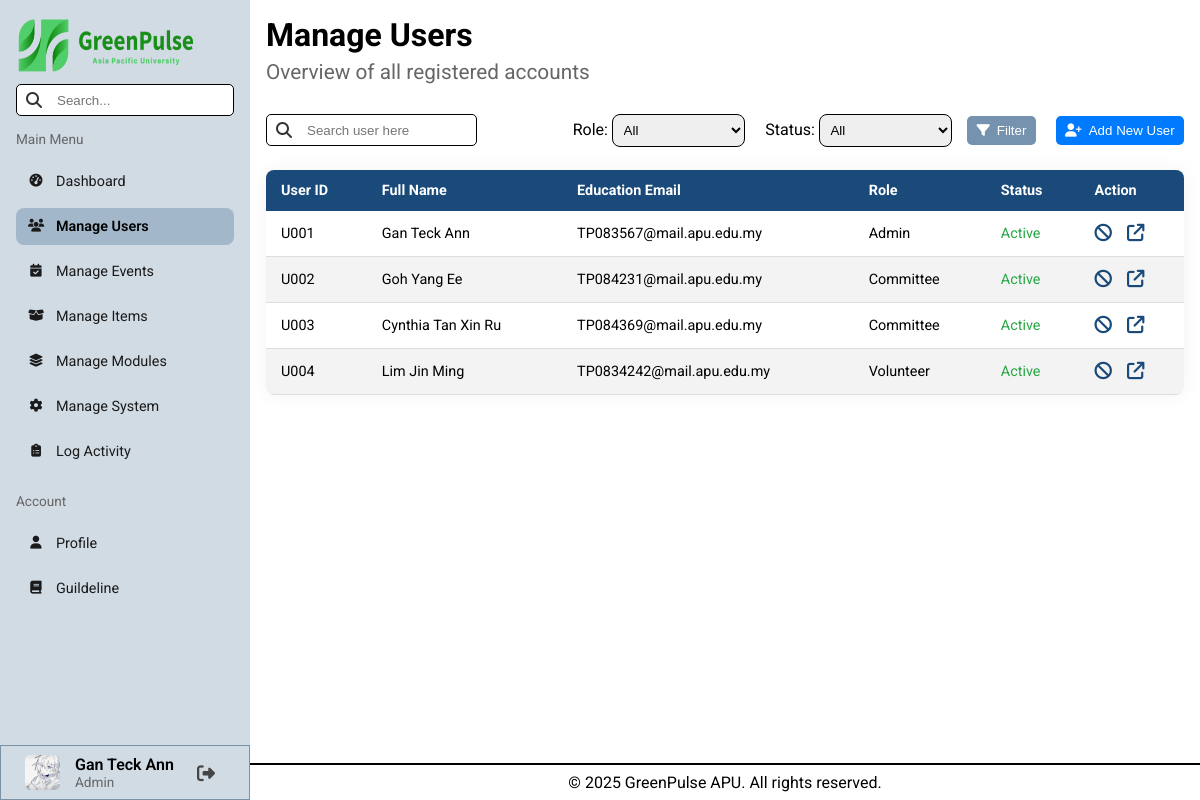
/pages/admin/manageUsers.php (signed in), run on an earlier commit of the app's database.
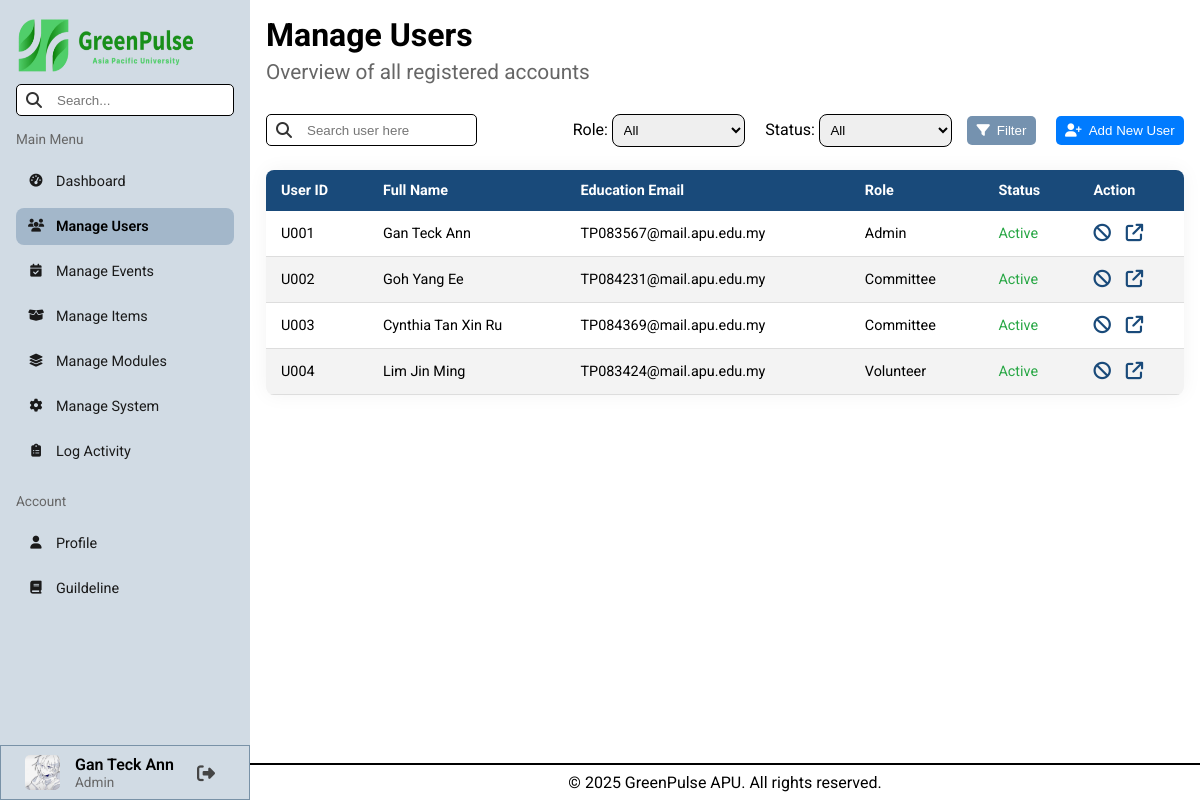
And on a later commit of the database.
### tables this page shows
CREATE TABLE `users` (
  `user_id` varchar(8) NOT NULL,
  `name` varchar(100) NOT NULL,
  `nationality` varchar(50) DEFAULT NULL,
  `gender` char(1) DEFAULT NULL,
  `date_of_birth` date NOT NULL,
  `contact_number` varchar(12) NOT NULL,
  `education_email` varchar(50) NOT NULL,
  `course_name` varchar(255) NOT NULL,
  `registration_date` date NOT NULL,
  `password` varchar(255) NOT NULL,
  `safety_question_1` varchar(150) DEFAULT NULL,
  `answer_1` varchar(150) DEFAULT NULL,
  `safety_question_2` varchar(150) DEFAULT NULL,
  `answer_2` varchar(150) DEFAULT NULL,
  `green_points` int(11) DEFAULT 0,
  `total_earned` int(11) DEFAULT 0,
  `avatar` varchar(255) DEFAULT NULL,
  `role` varchar(50) NOT NULL,
  `last_login` datetime DEFAULT NULL,
  `account_status` varchar(50) NOT NULL DEFAULT 'Active'
);

### backend/sessionData.php (called while the page is built, shortened)
<?php
    $userID = $_SESSION["userID"];
    $userName = $_SESSION["userName"];
?>

### pages/admin/manageUsers.php (the view, shortened to what this page needs)
<?php
    include("../../conn.php");
    include("../../backend/sessionData.php");
    $sql = "SELECT * FROM users";
    $result = mysqli_query($conn, $sql);
?>
<!DOCTYPE html>
<html lang="en">
    <head>
        <link rel="stylesheet" href="../../styles/admin.css">
        <?php include("library.php") ?>
    </head>
    <body>
        <?php include("header.php"); ?>
        <main class="search-area">
            <h1>Manage Users</h1>
            <h2 class="page-subTitle">Overview of all registered accounts</h2>
            <div class="action-bar" style="margin: 1em 0;">
                <form action="" method="GET">
                    <div class="table-search-box">
                        <input type="text" name="target" placeholder="Search user here">
                    </div>
                </form>
                <form action="" method="GET" class="select-container">
                    <div class="select-boxs">
                        <div>
                            <label for="role">Role: </label>
                            <select name="txtRole" id="role">
                                <option value="">All</option>
                            </select>
                        </div>
                        <div>
                            <label for="status">Status: </label>
                            <select name="txtStatus" id="status">
                                <option value="">All</option>
                            </select>
                        </div>
                    </div>
                    <div class="action-btns">
                        <button name="btnFilter" type="submit" value="Filter" class="filter-btn">
                            <i class="fa-solid fa-filter"></i>
                            <p>Filter</p>
                        </button>
                        <button type="button" class="addNewUser-btn">
                            <a href="addNewUser.php">
                                <i class="fa-solid fa-user-plus"></i>
                                <p>Add New User</p>
                            </a>
                        </button>
                    </div>
                </form>
            </div>
            <?php
                $users = array();
                while ($row = mysqli_fetch_assoc($result)) {
                    $users[] = $row;
                }
            ?>
            <div class="flex-container desktop-table" style="margin: 1em 0;">
                <table>
                    <thead>
                        <tr>
                            <th>User ID</th>
                            <th>Full Name</th>
                            <th>Education Email</th>
                            <th>Role</th>
                            <th>Status</th>
                            <th>Action</th>
                        </tr>
                    </thead>
                    <tbody>
                        <?php
                            foreach ($users as $row):
                                $textColor = "";
                                $icon = "";
                                $nextStatus = "";
                                if ($row["account_status"] === "Active") {
                                    $icon = "<i class='fa-solid fa-ban'></i>";
                                    $textColor = "#28a745";
                                    $nextStatus = "Inactive";
                                }
                                elseif ($row["account_status"] === "Inactive") {
                                    $icon = "<i class='fa-solid fa-undo'></i>";
                                    $textColor = "#dc3545";
                                    $nextStatus = "Active";
                                }
                                $title = $nextStatus;
                                echo '<tr>
                                        <td>' . $row['user_id'] . '</td>
                                        <td>' . $row['name'] . '</td>
                                        <td>' . $row['education_email'] . '</td>
                                        <td>' . ucwords($row['role']) . '</td>
                                        <td style="color:' . $textColor . '">' . $row['account_status'] . '</td>
                                        <td>
                                            <div class="action-container">
                                                <form action="" method="GET">
                                                    <input type="hidden" name="target_userID" value="' . $row['user_id'] . '">
                                                    <input type="hidden" name="next_status" value="' . $nextStatus . '">
                                                    <button name="btnChangeStatus" type="submit" class="action-btn" title="'. $title .'">
                                                        ' . $icon . '
                                                    </button>
                                                </form>
                                                <a href="viewUserProfile.php?id=' . $row['user_id'] . '" class="action-btn" title="View">
                                                    <i class="fa-solid fa-arrow-up-right-from-square"></i>
                                                </a>
                                            </div>
                                        </td>
                                    </tr>';
                            endforeach;
                        ?>
                    </tbody>
                </table>
            </div>
        </main>
        <?php include("footer.php"); ?>
    </body>
</html>

### pages/admin/library.php (shortened to what this page needs)
<link rel="stylesheet" href="https://cdnjs.cloudflare.com/ajax/libs/font-awesome/6.4.0/css/all.min.css">
<link rel="stylesheet" href="https://cdnjs.cloudflare.com/ajax/libs/toastr.js/latest/toastr.min.css">

### pages/admin/header.php (shortened to what this page needs)
<?php
    $sql_userInfo = "SELECT avatar FROM users WHERE user_id = '$userID'";
    $result_userInfo = mysqli_query($conn, $sql_userInfo);
    $data_userInfo = mysqli_fetch_assoc($result_userInfo);
    $avatar = $data_userInfo["avatar"] ?? "src/avatars/default.png";
?>
<aside id="sidebar">
    <img src="../../src/elements/logo_horizontal.png" alt="Logo" width="180rem" height="60rem" class="desktop_logo">
    <div class="search-box">
        <input type="text" id="txtSearchInput" placeholder="Search...">
    </div>
    <p class="sidebar-subTitle">Main Menu</p>
    <div class="nav-pages">
        <a id="dashboard" href="../../pages/admin/index.php">
            <i class="fa-solid fa-gauge-high"></i> Dashboard
        </a>
        <a id="manageUsers" href="../../pages/admin/manageUsers.php">
            <i class="fa-solid fa-users"></i> Manage Users
        </a>
        <a id="manageEvents" href="../../pages/admin/manageEvents.php">
            <i class="fa-solid fa-calendar-check"></i> Manage Events
        </a>
        <a id="manageItems" href="#">
            <i class="fa-solid fa-box-open"></i> Manage Items
        </a>
        <a id="manageModules" href="#">
            <i class="fa-solid fa-layer-group"></i> Manage Modules
        </a>
        <a id="ManageSystem" href="#">
            <i class="fa-solid fa-gear"></i> Manage System
        </a>
        <a id="logActivity" href="#">
            <i class="fa-solid fa-clipboard-list"></i> Log Activity
        </a>
    </div>
    <p class="sidebar-subTitle">Account</p>
    <div class="nav-pages">
        <a id="profile" href="#">
            <i class="fa-solid fa-user"></i> Profile
        </a>
        <a id="guildeline" href="#">
            <i class="fa-solid fa-book"></i> Guildeline
        </a>
    </div>
    <div class="user-info-section">
        <img src="../../<?php echo $avatar ?>" alt="user_avatar" width="35px" height="35px">
        <div class="user-info-box">
            <p class="name"> <?php echo $userName ?? "Unknown User" ?> </p>
            <p class="role">Admin</p>
        </div>
        <form action="../../backend/logoutRedirect.php" method="POST" class="logout-form">
            <button type="submit" class="logout-btn" title="Logout">
                <i class="fa-solid fa-right-from-bracket"></i>
            </button>
        </form>
    </div>
</aside>

### pages/admin/footer.php
<footer>
    <p>&copy; 2025 GreenPulse APU. All rights reserved.</p>
</footer>

### styles/admin.css (style rules this page uses)
body { min-height: 100vh; display: grid; grid-template-columns: 250px 1fr; grid-template-rows: 1fr auto; grid-template-areas: "sidebar main" "sidebar footer"; }
aside { grid-area: sidebar; padding: 1em; background-color: #d1dbe4; top: 0; position: sticky; align-self: start; height: 100vh; z-index: 1000; display: flex; flex-direction: column; }
main { grid-area: main; padding: 1em; }
footer { grid-area: footer; padding: 0.5em; display: flex; justify-content: center; align-items: center; border-top: 2px black solid; }
footer p { margin: 0; }
.search-box { margin: 0.5em 0; position: relative; }
.search-box input, .table-search-box input { width: 100%; height: 2rem; padding: 10px 15px 10px 40px; border-radius: 5px; border: none; outline: none; border: 1px black solid; }
.nav-pages { display: flex; flex-direction: column; margin: 1em 0; gap: 0.5em; }
.nav-pages a, .nav-pages i { color: #1a1a1a; font-size: 0.9em; }
.nav-pages a { text-decoration: none; display: flex; align-items: center; padding: 10px 10px; border-radius: 8px; transition: all 0.3s ease; }
.nav-pages i { margin-right: 10px; width: 20px; text-align: center; }
.nav-pages a.active { background-color: #a3b7ca; font-weight: 600; color: #000; }
.user-info-section { margin: auto -1em -1em -1em; border: 1.5px #7992a7 solid; height: 55px; width: 250px; align-self: flex-end; display: flex; flex-direction: row; align-items: center; padding: 0 0 0 1.5em; gap: 15px; }
.user-info-section img { border-radius: 5px; }
.user-info-section .user-info-box .name { font-size: 1em; font-weight: 600; }
.user-info-section .user-info-box .role { font-size: 0.85em; color: #666; }
.logout-form { margin: 0; padding-left: 0.2em; display: flex; }
.logout-btn { background: none; border: none; padding: 5px; cursor: pointer; font-size: 18px; color: #454545; transition: 0.3s; display: flex; align-items: center; }
.sidebar-subTitle { margin-top: 0.5em; font-size: 0.85em; color: #666; }
.page-subTitle { padding: 0.3em 0; color: #666; font-weight: 400; font-size: 1.3em; }
.flex-container { display: flex; flex-direction: column; justify-content: center; align-items: center; }
.item-chart select, .select-boxs select { width: 10em; padding: 0.5em; border-radius: 8px; border: 1px black solid; }
table { width: 100%; border-collapse: collapse; background-color: #ffffff; font-size: 0.9em; min-width: 400px; border-radius: 8px; box-shadow: 0 0 20px rgba(0, 0, 0, 0.05); overflow: hidden; }
thead tr { background-color: #194a7a; color: #ffffff; text-align: left; font-weight: bold; }
th, td { padding: 12px 15px; }
tbody tr { border-bottom: 1px solid #dddddd; }
tbody tr:nth-of-type(even) { background-color: #f3f3f3; }
.action-container { display: flex; flex-direction: row; justify-content: left; gap: 15px; font-size: 1.1em; }
.action-btn { background: none; border: none; cursor: pointer; font-size: 1.1em; color: #194a7a; }
.action-bar { display: flex; flex-direction: row; justify-content: space-between; align-items: center; width: 100%; gap: 10px; }
.table-search-box { margin: 0.5em 0; position: relative; width: 100%; }
.table-search-box input { width: 90%; }
.select-container { display: flex; flex-direction: row; gap: 15px; }
.select-boxs, .action-btns { gap: 20px; }
.select-boxs { display: flex; flex-direction: row; }
.select-container button { background-color: rgba(25, 74, 122, 0.6); padding: 0.5em 0.7em; border: none; border-radius: 5px; }
.action-btns { display: flex; flex-direction: row; align-items: center; }
.addNewUser-btn { background-color: #007bff !important; }
.addNewUser-btn a { color: white; text-decoration: none; }
.filter-btn, .addNewUser-btn a { display: flex; flex-direction: row; align-items: center; gap: 7px; color: white; }

### styles/general.css (style rules this page uses)
* { margin: 0; padding: 0; box-sizing: border-box; }
body { font-family: "Roboto", sans-serif; }
html, body { max-width: 100%; overflow-x: clip; }

What changed in the data, as far as the page shows it:
changed users "Lim Jin Ming": education_email "TP0834242@mail.apu.edu.my" → "TP083424@mail.apu.edu.my"
